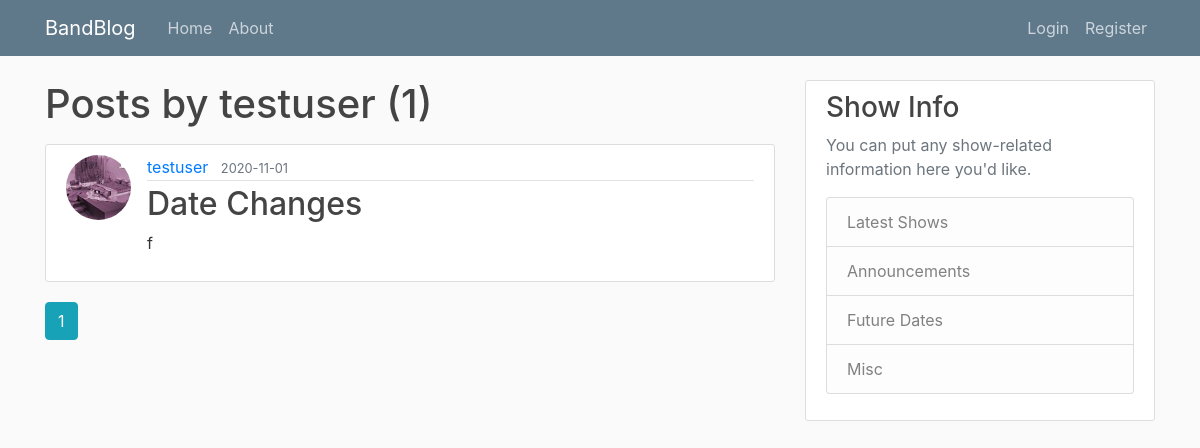
The app's page /user/testuser with its own data.
### flaskproject/models.py (models this page shows, shortened)
class User(db.Model, UserMixin):
	id = db.Column(db.Integer, primary_key=True)
	username = db.Column(db.String(20), unique=True, nullable=False)
	email = db.Column(db.String(120), unique=True, nullable=False)
	image_file = db.Column(db.String(20), nullable=False, default='default.jpg')
	password = db.Column(db.String(60), nullable=False)
	posts = db.relationship('Post', backref='author', lazy=True)

class Post(db.Model):
	id = db.Column(db.Integer, primary_key=True)
	title = db.Column(db.String(100), nullable=False)
	date_posted = db.Column(db.DateTime, nullable=False, default=datetime.utcnow)
	content = db.Column(db.Text, nullable=False)
	user_id = db.Column(db.Integer, db.ForeignKey('user.id'), nullable=False)

### flaskproject/routes.py (the view)
@app.route("/user/<string:username>")
def user_posts(username):
	page = request.args.get('page', 1, type=int)
	user = User.query.filter_by(username=username).first_or_404()
	posts = Post.query.filter_by(author=user)\
		.order_by(Post.date_posted.desc())\
		.paginate(page=page, per_page = 5)
	return render_template('user_posts.html', posts=posts, user=user)

### flaskproject/templates/user_posts.html
{% extends "layout.html" %}
{% block content %}
	<h1 class="mb-3">Posts by {{ user.username }} ({{ posts.total }})</h1>
    {% for post in posts.items %}
        <article class="media content-section">
          <img class="rounded-circle article-img" src="{{ url_for('static', filename='profile_pics/' + post.author.image_file) }}">
          <div class="media-body">
            <div class="article-metadata">
              <a class="mr-2" href="{{ url_for('user_posts', username=post.author.username) }}">{{ post.author.username }}</a>
              <small class="text-muted">{{ post.date_posted.strftime('%Y-%m-%d') }}</small>
            </div>
            <h2><a class="article-title" href="{{ url_for('post', post_id=post.id) }}">{{ post.title }}</a></h2>
            <p class="article-content">{{ post.content }}</p>
          </div>
        </article>
	{% endfor %}
	{% for page_num in posts.iter_pages(left_edge=1, right_edge=1, left_current=1, right_current=2) %}
		{% if page_num %}
			{% if posts.page == page_num %}
				<a class="btn btn-info mb-4" href="{{url_for('user_posts', username=user.username, page=page_num)}}">{{ page_num }}</a>
			{% else %}
				<a class="btn btn-outline-info mb-4" href="{{url_for('user_posts', username=user.username, page=page_num)}}">{{ page_num }}</a>
				{% endif %}
		{% else %}
		...
		{% endif %}
	{% endfor %}
{% endblock content %}

### flaskproject/static/main.css (style rules this page uses)
body { background: #fafafa; color: #333333; margin-top: 5rem; }
h1, h2, h3, h4, h5, h6 { color: #444444; }
.content-section { background: #ffffff; padding: 10px 20px; border: 1px solid #dddddd; border-radius: 3px; margin-bottom: 20px; }
.article-title { color: #444444; }
.article-content { white-space: pre-line; }
.article-img { height: 65px; width: 65px; margin-right: 16px; }
.article-metadata { padding-bottom: 1px; margin-bottom: 4px; border-bottom: 1px solid #e3e3e3 }

### records on screen
User: username "testuser"
Post: image_file (picture), author.username "testuser", date_posted "2020-11-01", title "Date Changes", content "f"

### other values on screen
{{ posts.total }} "1"
{{ page_num }} "1"
